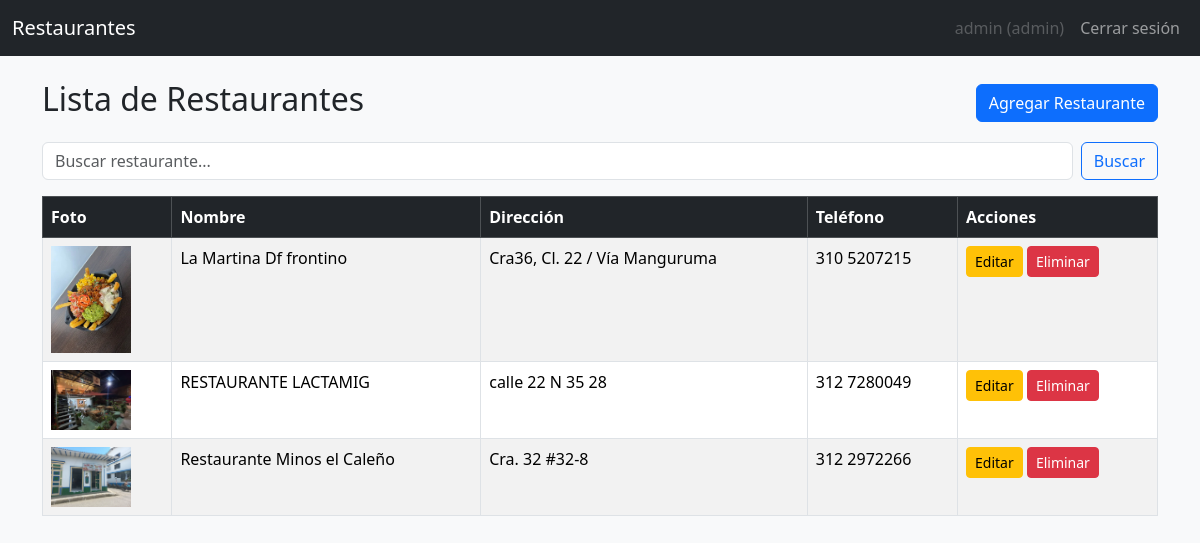
/ (signed in), run on the app's committed database.
### tables this page shows
CREATE TABLE restaurantes (
            id INTEGER PRIMARY KEY AUTOINCREMENT,
            nombre TEXT,
            direccion TEXT,
            telefono TEXT,
            foto TEXT
        );

### app.py (the view)
@app.route("/")
def index():
    q = request.args.get("q", "")
    conn = sqlite3.connect("database.db")
    conn.row_factory = sqlite3.Row
    c = conn.cursor()
    if q:
        c.execute("""
            SELECT * FROM restaurantes
            WHERE nombre LIKE ? OR direccion LIKE ? OR telefono LIKE ?
        """, (f"%{q}%", f"%{q}%", f"%{q}%"))
    else:
        c.execute("SELECT * FROM restaurantes")
    restaurantes = c.fetchall()
    conn.close()
    return render_template(
        "index.html",
        restaurantes=restaurantes,
        search=q,
        current_user=session.get("user"),
        current_role=session.get("role")
    )

### templates/index.html
{% extends "base.html" %}
{% block content %}
<div class="d-flex justify-content-between align-items-center mb-3">
    <h2>Lista de Restaurantes</h2>
    {% if current_role == "admin" %}
    <a class="btn btn-primary" href="{{ url_for('add_form') }}">Agregar Restaurante</a>
    {% endif %}
</div>
<form method="GET" action="/" class="d-flex mb-3">
    <input type="text" name="q" class="form-control me-2"
           placeholder="Buscar restaurante..." value="{{ search }}">
    <button class="btn btn-outline-primary">Buscar</button>
</form>
<table class="table table-bordered table-striped">
    <thead class="table-dark">
        <tr>
            <th>Foto</th>
            <th>Nombre</th>
            <th>Dirección</th>
            <th>Teléfono</th>
            {% if current_role == "admin" %}
            <th>Acciones</th>
            {% endif %}
        </tr>
    </thead>
    <tbody>
        {% for r in restaurantes %}
        <tr>
            <td>
                {% if r.foto %}
                <img src="{{ url_for('static', filename='uploads/' + r.foto) }}" width="80">
                {% else %}
                <span class="text-muted">Sin foto</span>
                {% endif %}
            </td>
            <td>{{ r.nombre }}</td>
            <td>{{ r.direccion }}</td>
            <td>{{ r.telefono }}</td>
            {% if current_role == "admin" %}
            <td>
                <a class="btn btn-warning btn-sm" href="{{ url_for('edit', id=r.id) }}">Editar</a>
                <a class="btn btn-danger btn-sm" href="{{ url_for('delete', id=r.id) }}"
                   onclick="return confirm('¿Eliminar restaurante?');">Eliminar</a>
            </td>
            {% endif %}
        </tr>
        {% endfor %}
    </tbody>
</table>
{% endblock %}

### data on the page
restaurantes: foto (picture), nombre "La Martina Df frontino", direccion "Cra36, Cl. 22 / Vía Manguruma", telefono "310 5207215"
restaurantes: foto (picture), nombre "RESTAURANTE LACTAMIG", direccion "calle 22 N 35 28", telefono "312 7280049"
restaurantes: foto (picture), nombre "Restaurante Minos el Caleño", direccion "Cra. 32 #32-8", telefono "312 2972266"

### other printed values
{{ current_user }} "admin"
{{ current_role }} "admin"
